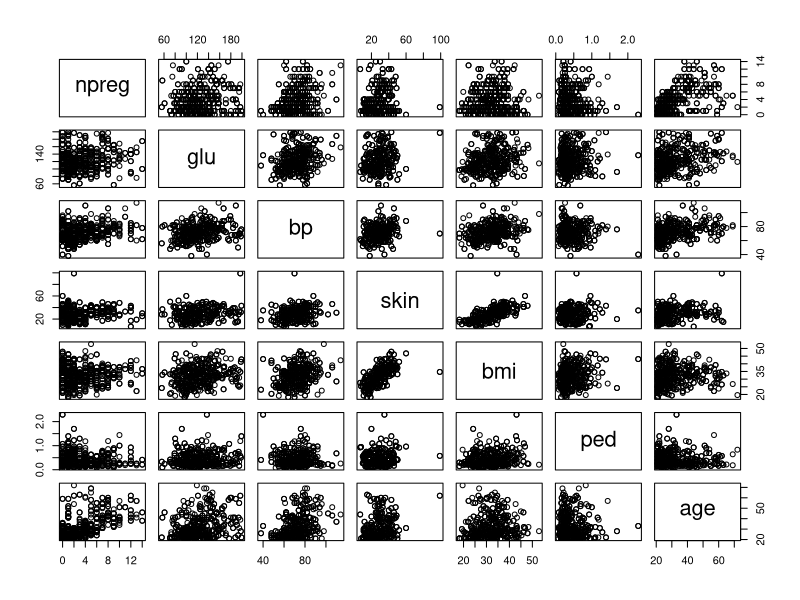

Source code (R):
## ---- chunk 1

#install.packages("MASS")
library("MASS")
train<-rbind.data.frame(Pima.tr,Pima.tr2)


Pima.tr<-Pima.tr
Pima.tr2<-Pima.tr2
test<-data.frame(Pima.te)

train$type<-as.numeric(train$type)-1
train
## ---- chunk 2

NA.values<-colSums(is.na(train),na.rm = TRUE)
NA.values
## ---- chunk 3
pairs(train[1:7])
## ---- chunk 4
#Modelo logit
mod.fit.logit <- glm( type ~ age+bmi, family=binomial(link=logit), data=train)

round(summary(mod.fit.logit)$coefficients,4)

## ---- chunk 5
# Probit
mod.fit.probit <- glm( type ~ age+bmi, family=binomial(link=probit), data=train)
round(summary(mod.fit.probit)$coefficients,4)

## ---- chunk 6
#Log-log complementario
mod.fit.cloglog <- glm( type ~ age+bmi, family=binomial(link=cloglog), data=train)
round(summary(mod.fit.cloglog)$coefficients,4)
## ---- chunk 7
#Modelo logit
mod.fit.logit.in <- glm( type ~ age+bmi+age:bmi, family=binomial(link=logit), data=train)

round(summary(mod.fit.logit.in)$coefficients,4)
## ---- chunk 8
mod.fit.probit.in <- glm( type ~ age+bmi+age:bmi, family=binomial(link=probit), data=train)
round(summary(mod.fit.probit.in)$coefficients,4)

## ---- chunk 9
#Log-log complementario
mod.fit.cloglog.in <- glm( type ~ age+bmi+age:bmi, family=binomial(link=cloglog), data=train)
round(summary(mod.fit.cloglog.in)$coefficients,4)
## ---- chunk 10
predict.data<-data.frame(age=c(35,35),bmi=c(32,22))
probit.pi <- predict(mod.fit.probit, newdata=predict.data,type="response" )

logit.pi <- predict(mod.fit.logit, newdata=predict.data,type="response" )

loglog.pi <- predict(mod.fit.cloglog, newdata=predict.data,type="response" )

probab.mod<-data.frame(probit.pi,logit.pi,loglog.pi,row.names=c("bmi=32","bmi=22"))
probab.mod
## ---- chunk 11
predict.data1<-data.frame(age=c(55),bmi=c(37))
probit.pi.1<- predict(mod.fit.probit, newdata=predict.data1,type="response" )

logit.pi.1 <- predict(mod.fit.logit, newdata=predict.data1,type="response" )

loglog.pi.1 <- predict(mod.fit.cloglog, newdata=predict.data1,type="response" )
pi.hat<-data.frame(probit.pi.1,logit.pi.1, loglog.pi.1)
pi.hat
OR<-pi.hat/(1-pi.hat)
OR
